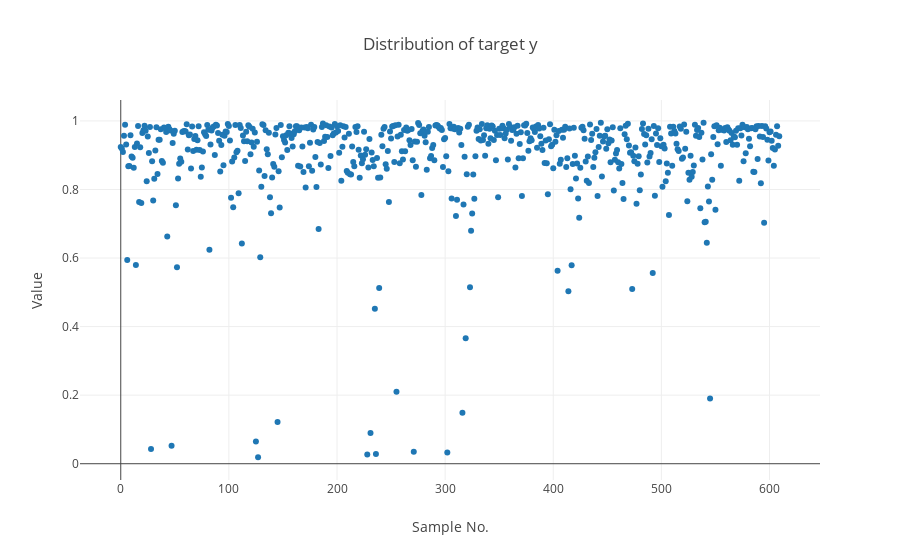

Notebook cell for this chart:
### Code cell
X, y = rna.iloc[:, :-1].values, rna.iloc[:, -1].values
data1 = go.Scatter(
        y = y,
        mode = "markers",
        name = "y_ture",
)

layout = dict(
    xaxis=dict(
        title='Sample No.'
    ),
    yaxis=dict(
        title='Value'
    ),
    title="Distribution of target y"
    
)
fig = go.Figure(data=[data1], layout=layout)
iplot(fig)

# To show plot, paste the link to this GitHub notebook into http://nbviewer.jupyter.org/

### Figure 1 — Plotly figure (JSON) as saved in the notebook; plotly's stock layout.template omitted (floating-point values rounded to 4 significant figures; data arrays with more than 128 entries replaced by an {"elided": "..."} marker saying what was removed)
{"data": [{"mode": "markers", "name": "y_ture", "type": "scatter", "uid": "c5d64ee1-24b6-11e9-b473-4a0002d544a0", "y": {"elided": "610 float values"}}], "layout": {"title": "Distribution of target y", "xaxis": {"title": "Sample No."}, "yaxis": {"title": "Value"}}}
